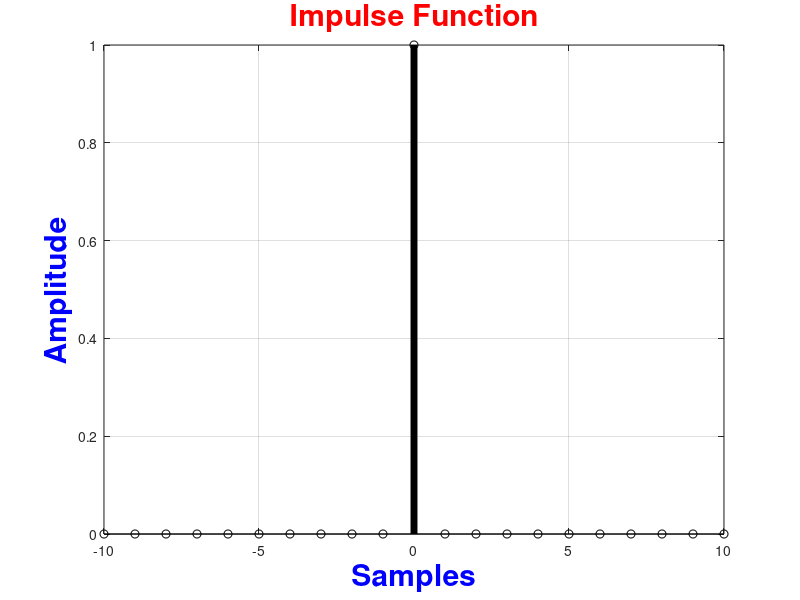

MATLAB code for this plot:
clear all
close all
clc

N1=-10;
N2=10;
N=0;
x=N1:N2;
y=(x-N==0);
figure
stem(x,y,'k','Linewidth',5)
xlabel('\bf\color{blue}\fontsize{30}Samples')
ylabel('\bf\color{blue}\fontsize{30}Amplitude')
title('\bf\color{red}\fontsize{30}Impulse Function')
grid on
axis tight
